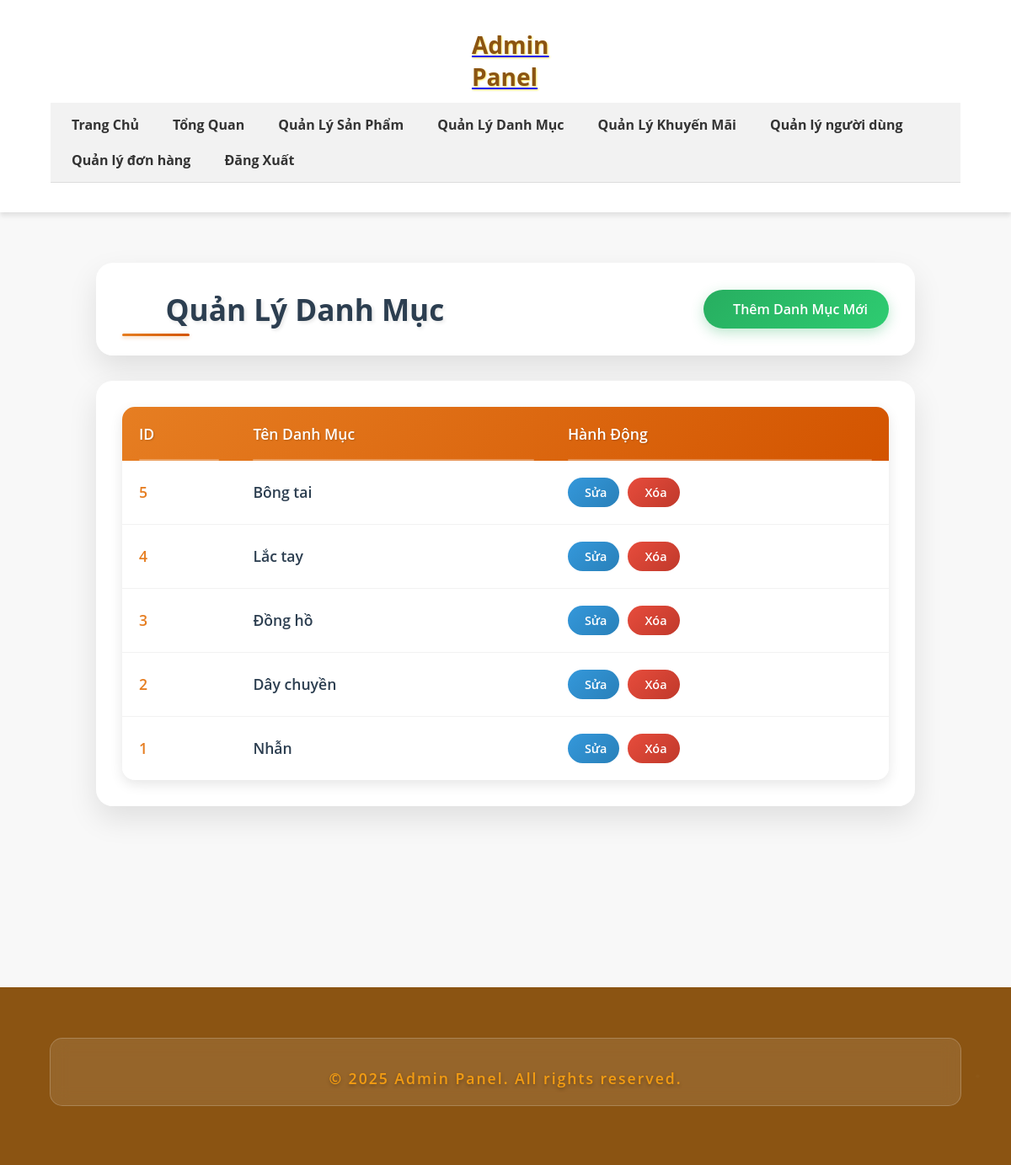
Page /admin/categories/index.php (signed in) on the committed database.
### tables this page shows
CREATE TABLE `categories` (
  `id` int(11) NOT NULL,
  `name` varchar(255) NOT NULL
);

### admin/categories/index.php (the view, shortened to what this page needs)
<?php
require_once '../../includes/db.php';
$sql = "SELECT * FROM categories ORDER BY id DESC";
$result = $conn->query($sql);
require_once '../includes/admin_header.php';
?>
<div class="admin-categories-page">
    <div class="container">
        <div class="admin-categories-header">
            <h2><i class="fas fa-folder"></i> Quản Lý Danh Mục</h2>
            <a href="create.php" class="btn-add-category">
                <i class="fas fa-plus"></i> Thêm Danh Mục Mới
            </a>
        </div>
        <div class="admin-categories-table-container">
            <?php if ($result->num_rows > 0): ?>
                <table class="admin-categories-table">
                    <thead>
                        <tr>
                            <th><i class="fas fa-hashtag"></i> ID</th>
                            <th><i class="fas fa-folder"></i> Tên Danh Mục</th>
                            <th><i class="fas fa-cogs"></i> Hành Động</th>
                        </tr>
                    </thead>
                    <tbody>
                        <?php while($row = $result->fetch_assoc()): ?>
                            <tr>
                                <td class="admin-category-id"><?php echo $row['id']; ?></td>
                                <td class="admin-category-name"><?php echo htmlspecialchars($row['name']); ?></td>
                                <td class="admin-categories-action-buttons">
                                    <a href="edit.php?id=<?php echo $row['id']; ?>" class="btn-edit-category">
                                        <i class="fas fa-edit"></i> Sửa
                                    </a>
                                    <a href="delete.php?id=<?php echo $row['id']; ?>" class="btn-delete-category"
                                       onclick="return confirm('Bạn có chắc chắn muốn xóa danh mục này?');">
                                        <i class="fas fa-trash"></i> Xóa
                                    </a>
                                </td>
                            </tr>
                        <?php endwhile; ?>
                    </tbody>
                </table>
            <?php endif; ?>
        </div>
    </div>
</div>
</main>
<footer>
    <div class="container">
        <p>&copy; <?php echo date("Y"); ?> Admin Panel. All rights reserved.</p>
    </div>
</footer>
</body>
</html>

### rows in the picture
categories: id "5", name "Bông tai"
categories: id "4", name "Lắc tay"
categories: id "3", name "Đồng hồ"
categories: id "2", name "Dây chuyền"
categories: id "1", name "Nhẫn"
